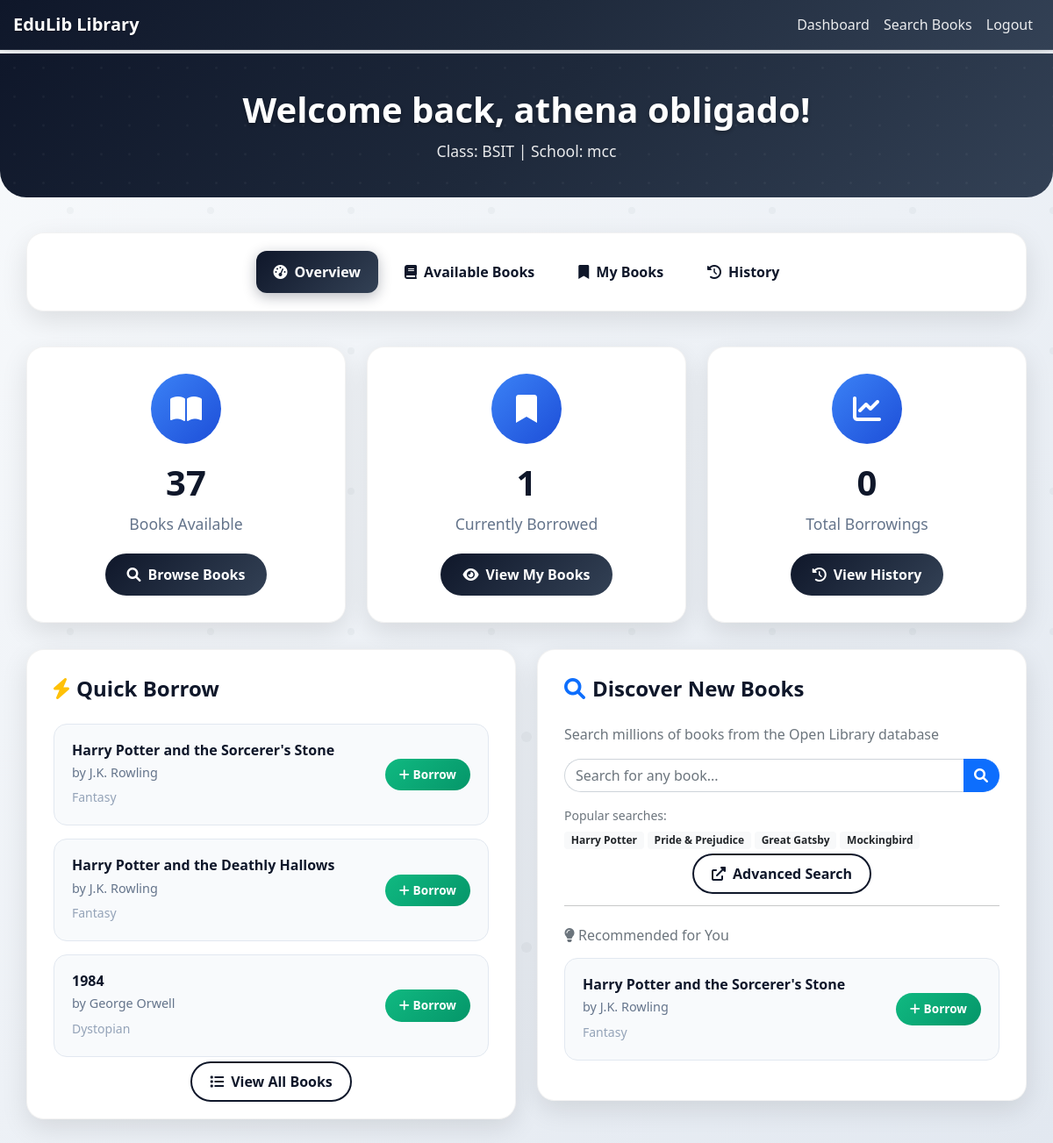
/dashboard (signed in), run on the app's committed database.
### app/models.py (models this page shows, shortened)
class Student(UserMixin, db.Model):
    id = db.Column(db.Integer, primary_key=True)
    email = db.Column(db.String(120), unique=True, nullable=False)
    password_hash = db.Column(db.String(128))
    full_name = db.Column(db.String(100), nullable=False)
    class_name = db.Column(db.String(50), nullable=False)
    school = db.Column(db.String(100), nullable=False)
    contact = db.Column(db.String(100))
    is_admin = db.Column(db.Boolean, default=False)
    borrowings = db.relationship('Borrowing', backref='student', lazy=True)

class Book(db.Model):
    id = db.Column(db.Integer, primary_key=True)
    isbn = db.Column(db.String(13), unique=True, nullable=False)
    title = db.Column(db.String(200), nullable=False)
    author = db.Column(db.String(100), nullable=False)
    genre = db.Column(db.String(50))
    quantity = db.Column(db.Integer, nullable=False, default=1)
    available_quantity = db.Column(db.Integer, nullable=False, default=1)
    borrowings = db.relationship('Borrowing', backref='book', lazy=True)

### app/routes.py (the view, shortened to what this page needs)
@bp.route('/dashboard')
@login_required
def dashboard():
    available_books = Book.query.filter(Book.available_quantity > 0).all()
    borrowed_books = [b.book for b in current_user.borrowings if b.status == 'borrowed']
    history = [b for b in current_user.borrowings if b.status == 'returned']
    from sqlalchemy import func
    popular_books = db.session.query(Book, func.count(Borrowing.id).label('borrow_count')) \
        .join(Borrowing).group_by(Book.id).order_by(func.count(Borrowing.id).desc()).limit(5).all()
    recommendations = [book for book, _ in popular_books]
    return render_template('student_dashboard.html',
                          available_books=available_books,
                          borrowed_books=borrowed_books,
                          history=history,
                          recommendations=recommendations)

### app/__init__.py (called while the page is built)
@login_manager.user_loader
def load_user(user_id):
    from .models import Student
    return Student.query.get(int(user_id))

### app/templates/student_dashboard.html (shortened to what this page needs)
{% extends "base.html" %}
{% block content %}
<div class="welcome-header">
    <div class="container">
        <div class="row">
            <div class="col-12 text-center">
                <h1>Welcome back, {{ current_user.full_name }}!</h1>
                <p>Class: {{ current_user.class_name }} | School: {{ current_user.school }}</p>
            </div>
        </div>
    </div>
</div>
<div class="container">
    <div class="student-nav">
        <div class="d-flex justify-content-center flex-wrap">
            <a class="nav-link {{ 'active' if request.endpoint == 'main.dashboard' else '' }}" href="{{ url_for('main.dashboard') }}">
                <i class="fas fa-tachometer-alt me-2"></i>Overview
            </a>
            <a class="nav-link" href="{{ url_for('main.available_books') }}">
                <i class="fas fa-book me-2"></i>Available Books
            </a>
            <a class="nav-link" href="{{ url_for('main.my_books') }}">
                <i class="fas fa-bookmark me-2"></i>My Books
            </a>
            <a class="nav-link" href="{{ url_for('main.borrowing_history') }}">
                <i class="fas fa-history me-2"></i>History
            </a>
        </div>
    </div>
    <div class="row">
        <div class="col-lg-4 col-md-6">
            <div class="stats-card">
                <div class="icon-wrapper">
                    <i class="fas fa-book-open"></i>
                </div>
                <h3>{{ available_books|length }}</h3>
                <p>Books Available</p>
                <a href="{{ url_for('main.available_books') }}" class="btn-dashboard">
                    <i class="fas fa-search me-2"></i>Browse Books
                </a>
            </div>
        </div>
        <div class="col-lg-4 col-md-6">
            <div class="stats-card">
                <div class="icon-wrapper">
                    <i class="fas fa-bookmark"></i>
                </div>
                <h3>{{ borrowed_books|length }}</h3>
                <p>Currently Borrowed</p>
                <a href="{{ url_for('main.my_books') }}" class="btn-dashboard">
                    <i class="fas fa-eye me-2"></i>View My Books
                </a>
            </div>
        </div>
        <div class="col-lg-4 col-md-12">
            <div class="stats-card">
                <div class="icon-wrapper">
                    <i class="fas fa-chart-line"></i>
                </div>
                <h3>{{ history|length }}</h3>
                <p>Total Borrowings</p>
                <a href="{{ url_for('main.borrowing_history') }}" class="btn-dashboard">
                    <i class="fas fa-history me-2"></i>View History
                </a>
            </div>
        </div>
    </div>
    <div class="row">
        <div class="col-lg-6">
            <div class="action-section">
                <h4><i class="fas fa-bolt text-warning me-2"></i>Quick Borrow</h4>
                {% if available_books %}
                    {% for book in available_books[:3] %}
                        <div class="book-item">
                            <div class="d-flex justify-content-between align-items-center">
                                <div class="flex-grow-1">
                                    <h6>{{ book.title }}</h6>
                                    <p>by {{ book.author }}</p>
                                    <small>{{ book.genre }}</small>
                                </div>
                                <form method="POST" action="{{ url_for('main.borrow_book', book_id=book.id) }}" class="ms-3">
                                    <button type="submit" class="btn btn-borrow">
                                        <i class="fas fa-plus me-1"></i>Borrow
                                    </button>
                                </form>
                            </div>
                        </div>
                    {% endfor %}
                    <div class="text-center mt-3">
                        <a href="{{ url_for('main.available_books') }}" class="btn-outline-dashboard">
                            <i class="fas fa-list me-2"></i>View All Books
                        </a>
                    </div>
                {% else %}
                    <div class="text-center py-5">
                        <i class="fas fa-book-open text-muted" style="font-size: 3rem; margin-bottom: 15px;"></i>
                        <p class="text-muted">No books available for quick borrow at the moment.</p>
                    </div>
                {% endif %}
            </div>
        </div>
        <div class="col-lg-6">
            <div class="action-section">
                <h4><i class="fas fa-search text-primary me-2"></i>Discover New Books</h4>
                <p class="text-muted mb-3">Search millions of books from the Open Library database</p>
                <form method="GET" action="{{ url_for('main.search_books') }}" class="mb-3">
                    <div class="input-group">
                        <input type="text" name="q" class="form-control" placeholder="Search for any book..." required style="border-radius: 25px 0 0 25px; border-right: none;">
                        <button class="btn btn-primary" type="submit" style="border-radius: 0 25px 25px 0; border-left: none;">
                            <i class="fas fa-search"></i>
                        </button>
                    </div>
                </form>
                <div class="mb-3">
                    <small class="text-muted d-block mb-2">Popular searches:</small>
                    <div class="d-flex flex-wrap gap-1">
                        <a href="{{ url_for('main.search_books', q='Harry Potter') }}" class="badge bg-light text-dark text-decoration-none">Harry Potter</a>
                        <a href="{{ url_for('main.search_books', q='Pride and Prejudice') }}" class="badge bg-light text-dark text-decoration-none">Pride & Prejudice</a>
                        <a href="{{ url_for('main.search_books', q='The Great Gatsby') }}" class="badge bg-light text-dark text-decoration-none">Great Gatsby</a>
                        <a href="{{ url_for('main.search_books', q='To Kill a Mockingbird') }}" class="badge bg-light text-dark text-decoration-none">Mockingbird</a>
                    </div>
                </div>
                <div class="text-center">
                    <a href="{{ url_for('main.search_books') }}" class="btn-outline-dashboard">
                        <i class="fas fa-external-link-alt me-2"></i>Advanced Search
                    </a>
                </div>
                {% if recommendations %}
                <hr class="my-4">
                <h6 class="text-muted mb-3"><i class="fas fa-lightbulb me-1"></i>Recommended for You</h6>
                {% for book in recommendations[:2] %}
                    <div class="book-item">
                        <div class="d-flex justify-content-between align-items-center">
                            <div class="flex-grow-1">
                                <h6>{{ book.title }}</h6>
                                <p>by {{ book.author }}</p>
                                <small>{{ book.genre }}</small>
                            </div>
                            {% if book.available_quantity > 0 %}
                                <form method="POST" action="{{ url_for('main.borrow_book', book_id=book.id) }}" class="ms-3">
                                    <button type="submit" class="btn btn-borrow">
                                        <i class="fas fa-plus me-1"></i>Borrow
                                    </button>
                                </form>
                            {% else %}
                                <span class="badge bg-secondary ms-3">Unavailable</span>
                            {% endif %}
                        </div>
                    </div>
                {% endfor %}
                {% endif %}
            </div>
        </div>
    </div>
</div>
{% endblock %}

### app/templates/base.html (style rules this page uses)
body { font-family: 'Segoe UI', Tahoma, Geneva, Verdana, sans-serif; background: linear-gradient(135deg, #f8fafc 0%, #e2e8f0 100%); min-height: 100vh; position: relative; }
body::before { content: ''; position: fixed; top: 0; left: 0; width: 100%; height: 100%; pointer-events: none; z-index: -1; }
.container { max-width: 100%; padding-left: 15px; padding-right: 15px; }
.btn { border-radius: 25px; font-weight: 600; transition: all 0.3s ease; }

### app/templates/student_dashboard.html (style rules this page uses)
.welcome-header { background: linear-gradient(135deg, #0f172a 0%, #1e293b 50%, #334155 100%); color: white; padding: 40px 0; margin: -20px -15px 40px -15px; border-radius: 0 0 30px 30px; position: relative; overflow: hidden; }
.welcome-header::before { content: ''; position: absolute; top: 0; left: 0; right: 0; bottom: 0; pointer-events: none; }
.welcome-header h1 { font-size: 2.5rem; font-weight: 700; margin-bottom: 10px; text-shadow: 0 2px 4px rgba(0,0,0,0.3); }
.welcome-header p { font-size: 1.1rem; opacity: 0.9; margin-bottom: 0; }
.student-nav { background: white; border-radius: 20px; box-shadow: 0 10px 30px rgba(0,0,0,0.1); padding: 20px; margin-bottom: 40px; border: 1px solid rgba(0,0,0,0.05); }
.student-nav .nav-link { color: #0f172a !important; font-weight: 600; padding: 12px 20px; margin: 0 5px; border-radius: 12px; transition: all 0.3s ease; position: relative; }
.student-nav .nav-link.active { background: linear-gradient(135deg, #0f172a, #334155); color: white !important; box-shadow: 0 4px 15px rgba(15, 23, 42, 0.3); }
.stats-card { background: white; border-radius: 20px; padding: 30px; text-align: center; box-shadow: 0 10px 30px rgba(0,0,0,0.1); border: 1px solid rgba(0,0,0,0.05); transition: all 0.3s ease; margin-bottom: 30px; }
.stats-card .icon-wrapper { width: 80px; height: 80px; border-radius: 50%; display: flex; align-items: center; justify-content: center; margin: 0 auto 20px; font-size: 2rem; }
.stats-card:nth-child(1) .icon-wrapper { background: linear-gradient(135deg, #3b82f6, #1d4ed8); color: white; }
.stats-card h3 { font-size: 2.5rem; font-weight: 700; color: #0f172a; margin-bottom: 10px; }
.stats-card p { color: #64748b; font-size: 1.1rem; font-weight: 500; margin-bottom: 20px; }
.btn-dashboard { background: linear-gradient(135deg, #0f172a, #334155); border: none; color: white; padding: 12px 25px; border-radius: 25px; font-weight: 600; text-decoration: none; transition: all 0.3s ease; display: inline-block; }
.action-section { background: white; border-radius: 20px; padding: 30px; box-shadow: 0 10px 30px rgba(0,0,0,0.1); border: 1px solid rgba(0,0,0,0.05); margin-bottom: 30px; }
.action-section h4 { color: #0f172a; font-weight: 700; margin-bottom: 25px; font-size: 1.5rem; }
.book-item { background: #f8fafc; border-radius: 15px; padding: 20px; margin-bottom: 15px; border: 1px solid #e2e8f0; transition: all 0.3s ease; }
.book-item h6 { color: #0f172a; font-weight: 600; margin-bottom: 5px; }
.book-item p { color: #64748b; font-size: 0.9rem; margin-bottom: 5px; }
.book-item small { color: #94a3b8; font-weight: 500; }
.btn-borrow { background: linear-gradient(135deg, #10b981, #059669); border: none; color: white; padding: 8px 16px; border-radius: 20px; font-size: 0.85rem; font-weight: 600; transition: all 0.3s ease; }
.btn-outline-dashboard { border: 2px solid #0f172a; color: #0f172a; padding: 10px 20px; border-radius: 25px; font-weight: 600; text-decoration: none; transition: all 0.3s ease; }

### data on the page
Student: full_name "athena obligado", class_name "BSIT", school "mcc"
Book: title "Harry Potter and the Sorcerer's Stone", author "J.K. Rowling", genre "Fantasy"
Book: title "Harry Potter and the Deathly Hallows", author "J.K. Rowling", genre "Fantasy"
Book: title "1984", author "George Orwell", genre "Dystopian"

### other printed values
{{ available_books|length }} "37"
{{ borrowed_books|length }} "1"
{{ history|length }} "0"
